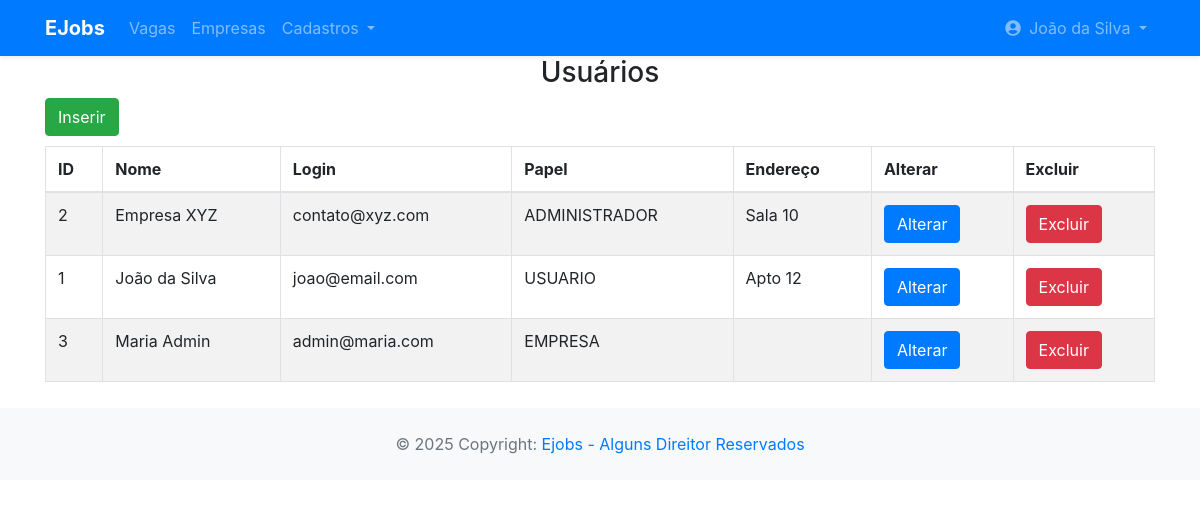
Page /app/controller/UsuarioController.php?action=list (signed in) on the earlier database version.
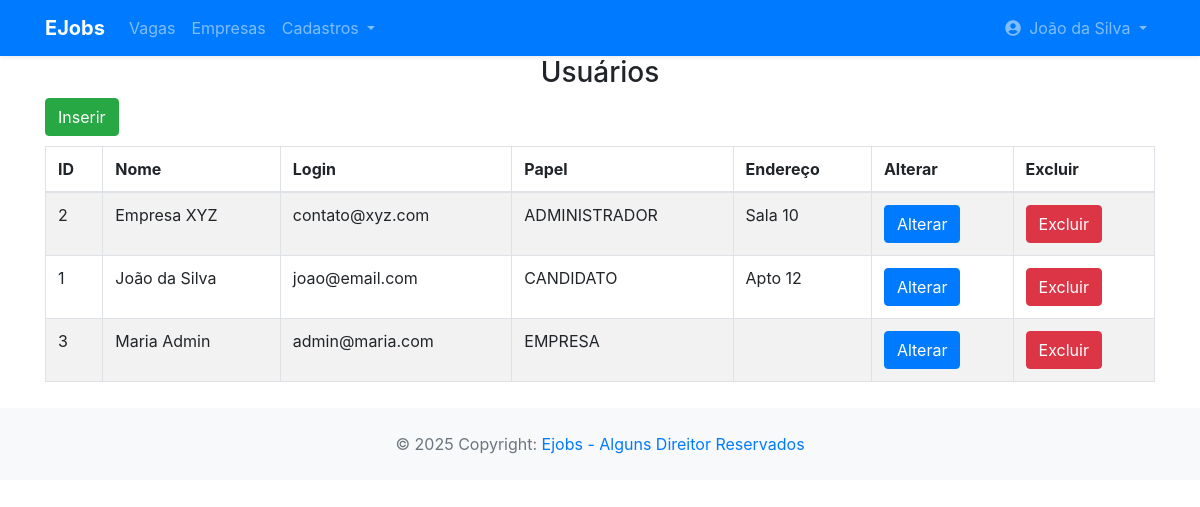
Same page on the later database version.
### tables this page shows
CREATE TABLE usuario (
    id INT PRIMARY KEY AUTO_INCREMENT,
    nome VARCHAR(255),
    email VARCHAR(255),
    senha VARCHAR(255),
    documento VARCHAR(255),
    descricao TEXT,
    estado_id INT,
    cidade VARCHAR(100),
    end_logradouro VARCHAR(100),
    end_bairro VARCHAR(100),
    end_numero VARCHAR(100),
    end_complemento VARCHAR(100),
    telefone VARCHAR(20),
    status ENUM('Ativo', 'Inativo'),
    tipo_usuario_id INT,
    FOREIGN KEY (tipo_usuario_id) REFERENCES tipo_usuario(id),
    FOREIGN KEY (estado_id) REFERENCES estado(id)
);

CREATE TABLE tipo_usuario (
    id INT PRIMARY KEY AUTO_INCREMENT,
    nome VARCHAR(255)
);

### app/controller/UsuarioController.php (called while the page is built, shortened)
<?php
require_once(__DIR__ . "/Controller.php");
require_once(__DIR__ . "/../dao/UsuarioDAO.php");
require_once(__DIR__ . "/../dao/TipoUsuarioDAO.php");
require_once(__DIR__ . "/../model/Usuario.php");
class UsuarioController extends Controller {
    private UsuarioDAO $usuarioDao;
    public function __construct() {
        $this->usuarioDao = new UsuarioDAO();
        $this->handleAction();
    }
    protected function list(string $msgErro = "", string $msgSucesso = "") {
        $usuarios = $this->usuarioDao->list();
        $dados["lista"] = $usuarios;
        $this->loadView("usuario/list.php", $dados,  $msgErro, $msgSucesso);
    }
}
new UsuarioController();

### app/model/Usuario.php (called while the page is built, shortened)
<?php
class Usuario {
    private ?int $id;
    private ?string $nome;
    private ?string $email;
    private ?string $endCompleto;
    private ?TipoUsuario $tipoUsuario;
    public function getId(): ?int
    {
        return $this->id;
    }
    public function setId(?int $id): self
    {
        $this->id = $id;
        return $this;
    }
    public function getNome(): ?string
    {
        return $this->nome;
    }
    public function setNome(?string $nome): self
    {
        $this->nome = $nome;
        return $this;
    }
    public function getEmail(): ?string
    {
        return $this->email;
    }
    public function setEmail(?string $email): self
    {
        $this->email = $email;
        return $this;
    }
    public function getEndCompleto(): ?string
    {
        return $this->endCompleto;
    }
    public function setEndCompleto(?string $endCompleto): self
    {
        $this->endCompleto = $endCompleto;
        return $this;
    }
    public function getTipoUsuario(): ?TipoUsuario
    {
        return $this->tipoUsuario;
    }
    public function setTipoUsuario(?TipoUsuario $tipoUsuario): self
    {
        $this->tipoUsuario = $tipoUsuario;
        return $this;
    }
}

### app/dao/UsuarioDAO.php (called while the page is built, shortened)
<?php
include_once(__DIR__ . "/../dao/TipoUsuarioDAO.php");
include_once(__DIR__ . "/../model/Usuario.php");
include_once(__DIR__ . "/../model/TipoUsuario.php");
class UsuarioDAO {
    private TipoUsuarioDAO $tipoUsuarioDao;
    private EstadoDAO $estadoDAO;
    public function __construct() {
        $this->estadoDAO = new EstadoDAO;
        $this->tipoUsuarioDao = new TipoUsuarioDAO;
    }
    public function list() {
        $conn = Connection::getConn();
        $sql = "SELECT * FROM usuario u ORDER BY u.nome";
        $stm = $conn->prepare($sql);
        $stm->execute();
        $result = $stm->fetchAll();
        return $this->mapUsuarios($result);
    }
    private function mapUsuarios($result) {
        $usuarios = array();
        foreach ($result as $reg) {
            $usuario = new Usuario();
            $usuario->setId($reg['id']);
            $usuario->setNome($reg['nome']);
            $usuario->setEmail($reg['email']);
            $usuario->setSenha($reg['senha']);
            $usuario->setDocumento($reg['documento']);
            $usuario->setDescricao($reg['descricao']);
            $usuario->setEstado($this->estadoDAO->findById($reg['estado_id']));
            $usuario->setCidade($reg['cidade']);
            $usuario->setEndLogradouro($reg['end_logradouro']);
            $usuario->setEndBairro($reg['end_bairro']);
            $usuario->setEndNumero($reg['end_numero']);
            $usuario->setEndCompleto($reg['end_complemento']);
            $usuario->setTelefone($reg['telefone']);
            $usuario->setStatus($reg['status']);
            $usuario->setTipoUsuario($this->tipoUsuarioDao->findById($reg['tipo_usuario_id']));
            array_push($usuarios, $usuario);
        }
        return $usuarios;
    }
}

### app/model/TipoUsuario.php (called while the page is built, shortened)
<?php
class TipoUsuario {
    private ?string $nome;
    public function getNome(): ?string
    {
        return $this->nome;
    }
    public function setNome(?string $nome): self
    {
        $this->nome = $nome;
        return $this;
    }
}

### app/dao/TipoUsuarioDAO.php (called while the page is built, shortened)
<?php
include_once(__DIR__ . "/../model/TipoUsuario.php");
class TipoUsuarioDAO {
    public function findById(int $id) {
        $conn = Connection::getConn();
        $sql = "SELECT * FROM tipo_usuario t" .
               " WHERE t.id = ?";
        $stm = $conn->prepare($sql);
        $stm->execute([$id]);
        $result = $stm->fetchAll();
        $tipoUsuarios = $this->mapTipoUsuario($result);
        if(count($tipoUsuarios) == 1)
            return $tipoUsuarios[0];
        elseif(count($tipoUsuarios) == 0)
            return null;
        die("TipoUsuarioDAO.findById()" .
            " - Erro: mais de um usuário encontrado.");
    }
    private function mapTipoUsuario($result) {
        $tipoUsuarios = array();
        foreach ($result as $dado) {
            $tipoUsuario = new TipoUsuario();
            $tipoUsuario->setId($dado['id']);
            $tipoUsuario->setNome($dado['nome']);
            array_push($tipoUsuarios, $tipoUsuario);
        }
        return $tipoUsuarios;
    }
}

### app/view/usuario/list.php (the view, shortened to what this page needs)
<?php
require_once(__DIR__ . "/../include/header.php");
require_once(__DIR__ . "/../include/menu.php");
?>
<h3 class="text-center">Usuários</h3>
<div class="container">
    <div class="row">
        <div class="col-3">
            <a class="btn btn-success"
                href="<?= BASEURL ?>/controller/UsuarioController.php?action=create">
                Inserir</a>
        </div>
        <div class="col-9">
        </div>
    </div>
    <div class="row" style="margin-top: 10px;">
        <div class="col-12">
            <table id="tabUsuarios" class='table table-striped table-bordered'>
                <thead>
                    <tr>
                        <th>ID</th>
                        <th>Nome</th>
                        <th>Login</th>
                        <th>Papel</th>
                        <th>Endereço</th>
                        <th>Alterar</th>
                        <th>Excluir</th>
                    </tr>
                </thead>
                <tbody>
                    <?php foreach($dados['lista'] as $usu): ?>
                        <tr>
                            <td><?php echo $usu->getId(); ?></td>
                            <td><?= $usu->getNome(); ?></td>
                            <td><?= $usu->getEmail(); ?></td>
                            <td><?= $usu->getTipoUsuario()->getNome(); ?></td>
                            <td><?= $usu->getEndCompleto(); ?></td>
                            <td><a class="btn btn-primary"
                                href="<?= BASEURL ?>/controller/UsuarioController.php?action=edit&id=<?= $usu->getId() ?>">
                                Alterar</a>
                            </td>
                            <td><a class="btn btn-danger"
                                onclick="return confirm('Confirma a exclusão do usuário?');"
                                href="<?= BASEURL ?>/controller/UsuarioController.php?action=delete&id=<?= $usu->getId() ?>">
                                Excluir</a>
                            </td>
                        </tr>
                    <?php endforeach; ?>
                </tbody>
            </table>
        </div>
    </div>
</div>
<?php
require_once(__DIR__ . "/../include/footer.php");
?>

### app/controller/Controller.php (shortened to what this page needs)
<?php
class Controller {
    protected function handleAction() {
        $action = NULL;
        if(isset($_GET['action']))
            $action = $_GET['action'];
        $this->callAction($action);
    }
    protected function callAction($methodName) {
        if($methodName && method_exists($this, $methodName))
            $this->$methodName();
        else {
            echo "Ação não encontrada no controller.<br>";
            echo "Verifique com o administrador do sistema.";
        }
    }
    protected function loadView(string $path, array $dados, string $msgErro = "", string $msgSucesso = "") {
        $caminho = __DIR__ . "/../view/" . $path;
        if(file_exists($caminho)) {
            require $caminho;
        } else {
            echo "Erro ao carrega a view solicitada<br>";
            echo "Caminho: " . $caminho;
        }
    }
}

### app/view/include/header.php (shortened to what this page needs)
<link rel="stylesheet" href="https://cdnjs.cloudflare.com/ajax/libs/font-awesome/5.15.4/css/all.min.css">
<!DOCTYPE html>
<html lang="pt">
<head>
    <link rel="stylesheet" href="https://stackpath.bootstrapcdn.com/bootstrap/4.1.3/css/bootstrap.min.css">
</head>
<body>

### app/view/include/menu.php (shortened to what this page needs)
<?php
$nome = "(Sessão expirada)";
if (isset($_SESSION[SESSAO_USUARIO_NOME]))
    $nome = $_SESSION[SESSAO_USUARIO_NOME];
$logado = isset($_SESSION[SESSAO_USUARIO_ID]);
?>
<nav class="navbar navbar-expand-lg navbar-dark bg-primary shadow-sm">
    <div class="container">
        <a class="navbar-brand" href="<?= HOME_PAGE ?>">
            <strong>EJobs</strong>
        </a>
        <div class="collapse navbar-collapse" id="conteudoNavbarSuportado">
            <ul class="navbar-nav mr-auto">
                <li class="nav-item">
                    <a class="nav-link" href="#">Vagas</a>
                </li>
                <li class="nav-item">
                    <a class="nav-link" href="#">Empresas</a>
                </li>
                <?php if ($logado): ?>
                    <li class="nav-item dropdown">
                        <a class="nav-link dropdown-toggle" href="#" id="navbarDropdown"
                            role="button" data-toggle="dropdown" aria-haspopup="true"
                            aria-expanded="false"> Cadastros </a>
                    </li>
                <?php endif; ?>
            </ul>
            <ul class="navbar-nav ml-auto">
                <?php if ($logado): ?>
                    <li class="nav-item dropdown">
                        <a class="nav-link dropdown-toggle" href="#" id="userDropdown"
                            role="button" data-toggle="dropdown" aria-haspopup="true"
                            aria-expanded="false">
                            <i class="fas fa-user-circle mr-1"></i> <?= $nome ?>
                        </a>
                    </li>
                <?php endif; ?>
            </ul>
        </div>
    </div>
</nav>

### app/view/include/footer.php (shortened to what this page needs)
<footer class="text-center text-lg-start bg-light text-muted" style="margin-top: 10px;">
    <div class="text-center p-4">
        © 2025 Copyright:
        <a class="text-reset fw-bold" href="/" target="blank"> Ejobs - Alguns Direitor Reservados</a>
    </div>
</footer>
</body>
</html>

Differences in the rows shown:
changed through a linked row, usuario "João da Silva": tipo_usuario.nome "USUARIO" → "CANDIDATO"
